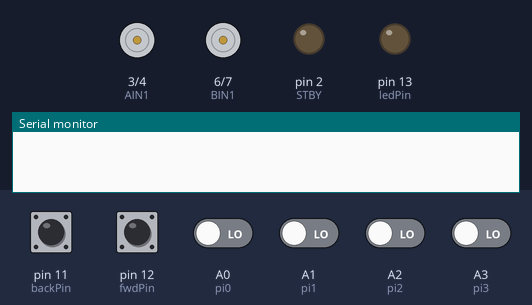
Bench run of a sketch on a simulated Arduino Uno, built with avr-gcc and run on an emulated ATmega328P. Shown: motor-driver pin pairs drawn as motors (green arrow = first pin HIGH = forward, orange = second pin HIGH = backward, longer = more drive, scaled by the enable pin, stopped while the standby pin is LOW), output pins drawn as LEDs (lit = HIGH), the last lines printed to the serial monitor. Inputs (shaded band) come from the test bench; at power-on: pin 11 (backPin), pin 12 (fwdPin) HIGH, A0 (pi0), A1 (pi1), A2 (pi2), A3 (pi3) LOW.

Above: at 1.2 s.
1.3 s: pin 11 (backPin) pulled LOW for 0.15 s
At 1.37 s:
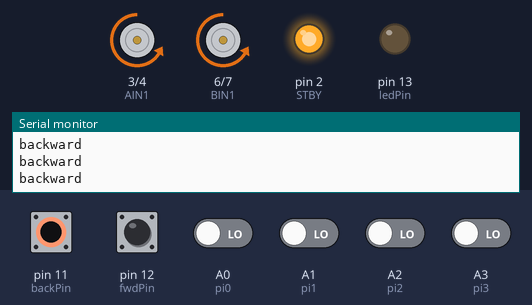
2.9 s: pin 12 (fwdPin) pulled LOW for 0.15 s
At 2.97 s:
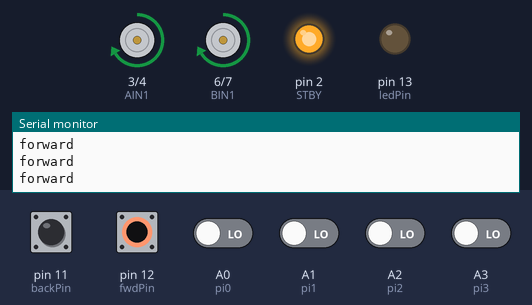
4.5 s: A3 (pi3) driven HIGH
At 4.9 s:
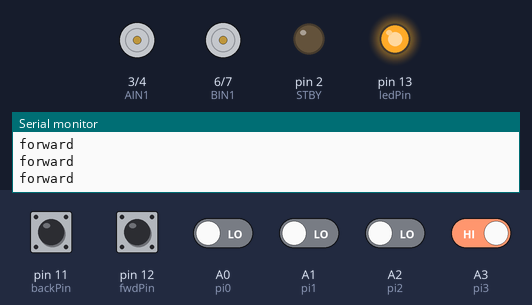
6.0 s: A0 (pi0) driven HIGH
At 7.2 s:
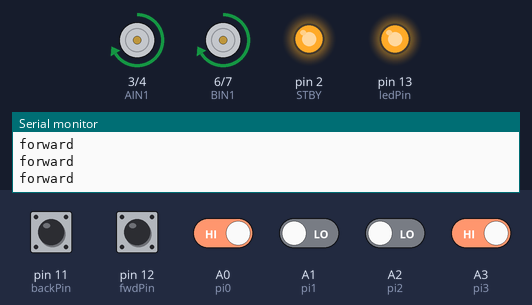
7.5 s: A1 (pi1) driven HIGH
At 8.7 s:
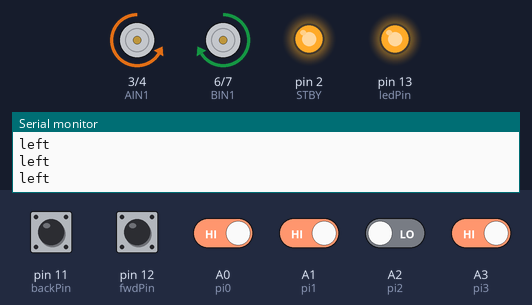
9.0 s: A2 (pi2) driven HIGH
At 9.6 s:
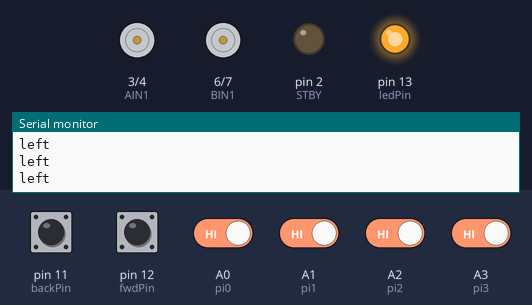
Timing chart, 0 to 11.5 s (numbered marks = the images above; inputs shaded):
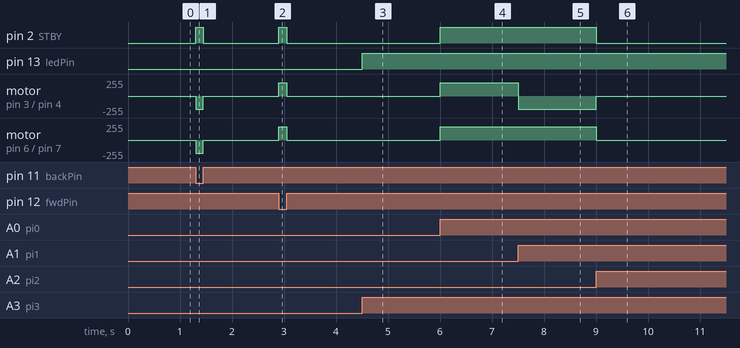

Measured:
- after the input at 1.3 s, pin 2 (STBY): LOW → HIGH at once, → LOW 0.15 s later; motor on pin 3 (AIN1) / pin 4 (AIN2), motor on pin 6 (BIN1) / pin 7 (BIN2): stopped → backward 200/255 at once, → stopped 0.15 s later
- after the input at 2.9 s, pin 2 (STBY): LOW → HIGH at once, → LOW 0.16 s later; motor on pin 3 (AIN1) / pin 4 (AIN2), motor on pin 6 (BIN1) / pin 7 (BIN2): stopped → forward 200/255 at once, → stopped 0.16 s later
- after the input at 4.5 s, pin 13 (ledPin): LOW → HIGH at once
- after the input at 6.0 s, pin 2 (STBY): LOW → HIGH at once; motor on pin 3 (AIN1) / pin 4 (AIN2), motor on pin 6 (BIN1) / pin 7 (BIN2): stopped → forward 200/255 at once
- after the input at 7.5 s, motor on pin 3 (AIN1) / pin 4 (AIN2): forward 200/255 → backward 200/255 at once
- after the input at 9.0 s, pin 2 (STBY): HIGH → LOW at once; motor on pin 3 (AIN1) / pin 4 (AIN2): backward 200/255 → stopped at once; motor on pin 6 (BIN1) / pin 7 (BIN2): forward 200/255 → stopped at once

The sketch:

motor_control_complete.ino
```cpp
#include "motor_control_complete.h"

const int STBY = 2;
const int AIN1 = 3;
const int AIN2 = 4;
const int PWMA = 5;
const int BIN1 = 6;
const int BIN2 = 7;
const int PWMB = 9;
const int MOTOR_LEFT = 1;
const int MOTOR_RIGHT = 2;

const int fwdPin = 12;
const int backPin = 11;
const int ledPin = 13;

const int pi0 = A0;
const int pi1 = A1;
const int pi2 = A2;
const int pi3 = A3;

const int SPEED = 200;

void setup(){
  Serial.begin(9600);
  //motor control
  pinMode(STBY, OUTPUT);
  pinMode(PWMA, OUTPUT);
  pinMode(AIN1, OUTPUT);
  pinMode(AIN2, OUTPUT);
  pinMode(PWMB, OUTPUT);
  pinMode(BIN1, OUTPUT);
  pinMode(BIN2, OUTPUT);

  //button inputs
  pinMode(fwdPin, INPUT_PULLUP);
  pinMode(backPin, INPUT_PULLUP);
  pinMode(ledPin, OUTPUT);

  //raspberry pi comms
  pinMode(pi0, INPUT);
  pinMode(pi1, INPUT);
  pinMode(pi2, INPUT);
  pinMode(pi3, INPUT);
}


void loop(){
  DriveState state = getStateFromButtons();
  if(state == none){
    state = getStateFromPi();
  }

  switch(state){
    case forward:
      goForward(SPEED);
      break;
    case backward:
      goBackward(SPEED);
      break;
    case left:
      turnLeft(SPEED);
      break;
    case right:
      turnRight(SPEED);
      break;
    default:
      stopMotor();
  }
}

DriveState getStateFromPi(){
  int p0 = digitalRead(pi0);
  int p1 = digitalRead(pi1);
  int p2 = digitalRead(pi2);
  int p3 = digitalRead(pi3);

  if(p3 == HIGH){
    digitalWrite(ledPin, HIGH);
    if(p0 == HIGH && p1 == LOW && p2 == LOW){
      return forward;
    }else if(p0 == LOW && p1 == HIGH && p2 == LOW){
      return backward;
    }else if(p0 == HIGH && p1 == HIGH && p2 == LOW){
      return left;
    }else if(p0 == LOW && p1 == LOW && p2 == HIGH){
      return right;
    }else{
      return none;
    }
  }else{
    digitalWrite(ledPin, LOW);
  }
}

DriveState getStateFromButtons(){
  int fwd = digitalRead(fwdPin);
  int bwd = digitalRead(backPin);

  DriveState state = none;
  if(fwd == LOW && bwd == LOW){
    state = left;
  }else if(fwd == LOW){
    state = forward;
  }else if(bwd == LOW){
    state = backward;
  }else{
    state = none;
  }
  return state;
}

void goForward(int speed){
    driveMotor(MOTOR_LEFT, speed, 1);
    driveMotor(MOTOR_RIGHT, speed, 1);
    Serial.println("forward");
}

void goBackward(int speed){
    driveMotor(MOTOR_LEFT, speed, 0);
    driveMotor(MOTOR_RIGHT, speed, 0);
    Serial.println("backward");
}

void turnLeft(int speed){
    driveMotor(MOTOR_LEFT, speed, 0);
    driveMotor(MOTOR_RIGHT, speed, 1);
    Serial.println("left");
}

void turnRight(int speed){
    driveMotor(MOTOR_LEFT, speed, 1);
    driveMotor(MOTOR_RIGHT, speed, 0);
    Serial.println("right");
}

//motor control
void driveMotor(int motor, int speed, int direction){
  digitalWrite(STBY, HIGH);

  boolean inPin1 = LOW;
  boolean inPin2 = HIGH;
  if(direction == 1){
    inPin1 = HIGH;
    inPin2 = LOW;
  }
  if(motor == MOTOR_LEFT){
    digitalWrite(AIN1, inPin1);
    digitalWrite(AIN2, inPin2);
    analogWrite(PWMA, constrain(speed, 0, 255));
  }else if(motor == MOTOR_RIGHT){
    digitalWrite(BIN1, inPin1);
    digitalWrite(BIN2, inPin2);
    analogWrite(PWMB, constrain(speed, 0, 255));
  }
}

void stopMotor(){
  digitalWrite(STBY, LOW);
}
```

motor_control_complete.h
```cpp
enum DriveState {
  forward,
  backward,
  left,
  right,
  none
};

DriveState getStateFromButtons();
DriveState getStateFromPi();
```
